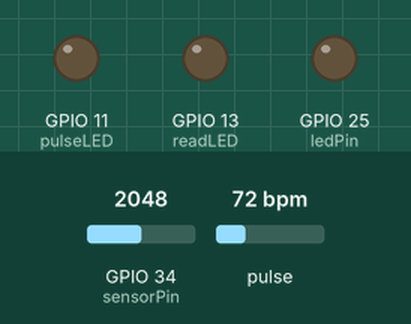
Recording of a sketch running on a simulated ESP32. Shown: output pins drawn as LEDs (lit = HIGH). The test bench sets the inputs (shaded band); at power-on: GPIO 34 (sensorPin) = 2048, pulse 72 bpm. WiFi joins after 1.5 s; servers stay silent unless stated; the Firebase database answers and starts empty; what the sketch prints to the serial monitor is not drawn.

Above: at 1.65 s.
Timing chart, 0 to 4.6 s (numbered marks = the images above):
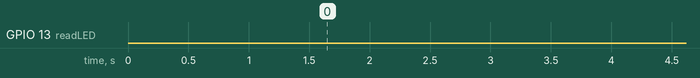

The sketch:

all_sensors.ino
```cpp
#include <Arduino.h>
#include <Wire.h>
#include "MAX30105.h"
#include <TinyGPSPlus.h>
#include <Firebase_ESP_Client.h>
MAX30105 particleSensor;
#define WIFI_SSID "WE"
#define WIFI_PASSWORD "02468024680"
#define MAX_BRIGHTNESS 255
//========================================

//Provide the token generation process info.
#include "addons/TokenHelper.h"

//Provide the RTDB payload printing info and other helper functions.
#include "addons/RTDBHelper.h"

// Defines the Digital Pin of the "On Board LED".

// Insert Firebase project API Key
#define API_KEY "YOUR_API_KEY"

// Insert RTDB URLefine the RTDB URL */
#define DATABASE_URL "YOUR_DATABASE_URL"
void maxim_heart_rate_and_oxygen_saturation(uint32_t* irBuffer, int32_t bufferLength, uint32_t* redBuffer, int32_t* spo2, int8_t* validSPO2, int32_t* heartRate, int8_t* validHeartRate);

// Define Firebase Data object.
FirebaseData fbdo;

// Define firebase authentication.
FirebaseAuth auth;

// Definee firebase configuration.
FirebaseConfig config;

//======================================== Millis variable to send/store data to firebase database.
unsigned long sendDataPrevMillis = 0;
const long sendDataIntervalMillis = 1000; //--> Sends/stores data to firebase database every 5 seconds.
//========================================

// Boolean variable for sign in status.
bool signupOK = false;


//________________________________________________________________________________ VOID SETUP
int val;
int tempPin = 33;
int cel;
bool Status = false;

#define Threshold 200
#define MQ2pin 32
float sensorValue;  //variable to store sensor value

             // we start, assuming no motion detected

// The TinyGPSPlus object

TinyGPSPlus gps;
#if defined(AVR_ATmega328P) || defined(AVR_ATmega168)
//Arduino Uno doesn't have enough SRAM to store 100 samples of IR led data and red led data in 32-bit format
//To solve this problem, 16-bit MSB of the sampled data will be truncated. Samples become 16-bit data.
uint16_t irBuffer[100]; //infrared LED sensor data
uint16_t redBuffer[100];  //red LED sensor data
#else
uint32_t irBuffer[100]; //infrared LED sensor data
uint32_t redBuffer[100];  //red LED sensor data
#endif

int32_t bufferLength; //data length
int32_t spo2; //SPO2 value
int8_t validSPO2; //indicator to show if the SPO2 calculation is valid
int32_t heartRate; //heart rate value
int8_t validHeartRate; //indicator to show if the heart rate calculation is valid

byte pulseLED = 11; //Must be on PWM pin
byte readLED = 13;


/* Flame Sensor analog example.
To test view the output, point a serial monitor such as Putty at your arduino.
*/

// lowest and highest sensor readings:
const int sensorMin = 0;     // sensor minimum
const int sensorMax = 1024;  // sensor maximum

//constants for the pins where sensors are plugged into.
const int sensorPin = 34; //LDR sensor pin
const int ledPin = 25; // Red LED

//Set up some global variables for the light level an initial value.
int lightInit;  // initial value
int lightVal;   // light reading
String firestatus="";
void displayInfo();
void setup() {

  // initialize serial communication @ 9600 baud:
  Serial.begin(9600);
  Serial.begin(115200);
  pinMode(pulseLED, OUTPUT);
  pinMode(readLED, OUTPUT);


  WiFi.mode(WIFI_STA);
  WiFi.begin(WIFI_SSID, WIFI_PASSWORD);
  Serial.println("---------------Connection");
  Serial.print("Connecting to : ");
  Serial.println(WIFI_SSID);
  while (WiFi.status() != WL_CONNECTED){
    Serial.print("."); delay(100);

  }
  Serial.println();
  Serial.print("Successfully connected to : ");
  Serial.println(WIFI_SSID);
  //Serial.print("IP : ");
  //Serial.println(WiFi.localIP());
  Serial.println("---------------");
  //----------------------------------------

  // Assign the api key (required).
  config.api_key = API_KEY;

  // Assign the RTDB URL (required).
  config.database_url = DATABASE_URL;

  // Sign up.
  Serial.println();
  Serial.println("---------------Sign up");
  Serial.print("Sign up new user... ");
  if (Firebase.signUp(&config, &auth, "", "")){
    Serial.println("ok");
    signupOK = true;
  }
  else{
    Serial.printf("%s\n", config.signer.signupError.message.c_str());
  }
  Serial.println("---------------");

  // Assign the callback function for the long running token generation task.
  config.token_status_callback = tokenStatusCallback; //--> see addons/TokenHelper.h

  Firebase.begin(&config, &auth);
  Firebase.reconnectWiFi(true);


Serial.println("Initializing...");

  // Initialize sensor
  if (!particleSensor.begin(Wire, I2C_SPEED_FAST)) {
    Serial.println("MAX30102 was not found. Please check wiring/power. ");
    while (1);
  }
   Serial.println(F("Attach sensor to finger with rubber band. Press any key to start conversion"));
  byte ledBrightness = 60; //Options: 0=Off to 255=50mA
  byte sampleAverage = 4; //Options: 1, 2, 4, 8, 16, 32
  byte ledMode = 2; //Options: 1 = Red only, 2 = Red + IR, 3 = Red + IR + Green
  byte sampleRate = 100; //Options: 50, 100, 200, 400, 800, 1000, 1600, 3200
  int pulseWidth = 411; //Options: 69, 118, 215, 411
  int adcRange = 4096;
  while (Serial.available() == 0) ; //wait until user presses a key
  Serial.read();
  //The LEDs are very low power and won't affect the temp reading much but
  //you may want to turn off the LEDs to avoid any local heating
  particleSensor.setup(0);
  particleSensor.setup(ledBrightness, sampleAverage, ledMode, sampleRate, pulseWidth, adcRange); //Configure sensor with these settings //Configure sensor. Turn off LEDs

  particleSensor.enableDIETEMPRDY(); //Enable the temp ready interrupt. This is required.

  // We'll set up the LED pin to be an output.
  pinMode(ledPin, OUTPUT);
  lightInit = analogRead(sensorPin);
  //we will take a single reading from the light sensor and store it in the lightCal
  //variable. This will give us a prelinary value to compare against in the loop

Serial.println("MQ2 warming up!");// allow the MQ2 to warm up
  delay(100);


}


void loop() {
    if (Firebase.ready() && signupOK && (millis() - sendDataPrevMillis > sendDataIntervalMillis || sendDataPrevMillis == 0)){
    sendDataPrevMillis = millis();
    lightVal = analogRead(sensorPin);
    delay(100);
      Serial.println("lightVal =");
      Serial.println(lightVal);
      if (Firebase.RTDB.getBool(&fbdo, "Flash/Status")) {
      if(fbdo.dataType() == "boolean"){
        Status = fbdo.boolData();
        if(Status==true){
          digitalWrite(ledPin, HIGH);
          Serial.println("Light turned on");
        }else{
          // If lightVal is less than the initial reading within a threshold, it is dark.
          if (lightVal  - lightInit < 500)

  {
    digitalWrite(ledPin, LOW); // Turn off the light
            Serial.println("Light turned off");
 // turn on light
    } else if (lightVal > 1800) {
            digitalWrite(ledPin, HIGH); // Turn on the light
            Serial.println("Light turned on");
          }
  }

      }

        }
    else {
      Serial.println("FAILED");
      Serial.println("REASON: " + fbdo.errorReason());
    }


  Serial.println();


    delay(100);
  bufferLength = 100; //buffer length of 100 stores 4 seconds of samples running at 25sps

  //read the first 100 samples, and determine the signal range
  for (byte i = 0 ; i < bufferLength ; i++)
  {
    while (particleSensor.available() == false) //do we have new data?
      particleSensor.check(); //Check the sensor for new data

    redBuffer[i] = particleSensor.getRed();
    irBuffer[i] = particleSensor.getIR();
    particleSensor.nextSample(); //We're finished with this sample so move to next sample

    Serial.print(F("red="));
    Serial.print(redBuffer[i], DEC);
    Serial.print(F(", ir="));
    Serial.println(irBuffer[i], DEC);
  }
  //calculate heart rate and SpO2 after first 100 samples (first 4 seconds of samples)
  maxim_heart_rate_and_oxygen_saturation(irBuffer, bufferLength, redBuffer, &spo2, &validSPO2, &heartRate, &validHeartRate);
    //Continuously taking samples from MAX30102.  Heart rate and SpO2 are calculated every 1 second
  while (1)
  {
    //dumping the first 25 sets of samples in the memory and shift the last 75 sets of samples to the top
    for (byte i = 25; i < 100; i++)
    {
      redBuffer[i - 25] = redBuffer[i];
      irBuffer[i - 25] = irBuffer[i];
    }

    //take 25 sets of samples before calculating the heart rate.
    for (byte i = 75; i < 100; i++)
    {
      while (particleSensor.available() == false) //do we have new data?
        particleSensor.check(); //Check the sensor for new data

      digitalWrite(readLED, !digitalRead(readLED)); //Blink onboard LED with every data read

      redBuffer[i] = particleSensor.getRed();
      irBuffer[i] = particleSensor.getIR();
      particleSensor.nextSample(); //We're finished with this sample so move to next sample

      //send samples and calculation result to terminal program through UART
      Serial.print(F("red="));
      Serial.print(redBuffer[i], DEC);
      Serial.print(F(", ir="));
      Serial.print(irBuffer[i], DEC);

      Serial.print(F(", HR="));
      Serial.print(heartRate, DEC); // PRINT THE HEARTRATE VALUE
if (Firebase.RTDB.setInt(&fbdo, "Body/Heart Beat",heartRate)) {
    Serial.println( ); Serial.println("heartBeat =");Serial.println(heartRate); ;
    Serial. print(" - successfully saved to :" +fbdo.dataPath());
        Serial.println( " (" + fbdo.dataType() + ")");

    }
    else {
      Serial.println("FAILED");
      Serial.println("REASON: " + fbdo.errorReason());
    }

      Serial.print(F(", SPO2="));
      Serial.print(spo2, DEC); // PRINT THE PERCENTAGE OF OXYGEN IN BLOOD VALUE
        if (Firebase.RTDB.setInt(&fbdo, "Body/Blood Ox",spo2)) {
    Serial.println( ); Serial.println("SpO2 =");Serial.println(spo2); ;
    Serial. print(" - successfully saved to :" +fbdo.dataPath());
        Serial.println( " (" + fbdo.dataType() + ")");

    }
    else {
      Serial.println("FAILED");
      Serial.println("REASON: " + fbdo.errorReason());
    }

    }

    //After gathering 25 new samples recalculate HR and SP02
    maxim_heart_rate_and_oxygen_saturation(irBuffer, bufferLength, redBuffer, &spo2, &validSPO2, &heartRate, &validHeartRate);
  }
  delay(200);

    Serial.println();

    // Temperature body using MAX3010
  int temperature = particleSensor.readTemperature();

  Serial.print("temperatureC=");
  Serial.print(temperature, 4);
  Serial.println();

  float temperatureF = particleSensor.readTemperatureF();

  Serial.print(" temperatureF=");
  Serial.print(temperatureF, 4);
if (Firebase.RTDB.setInt(&fbdo, "Body/Temperature",temperature)) {
    Serial.println( ); Serial.print (temperature) ;
    Serial. print(" - successfully saved to :" +fbdo.dataPath());
        Serial.println( " (" + fbdo.dataType() + ")");

    }
    else {
      Serial.println("FAILED");
      Serial.println("REASON: " + fbdo.errorReason());
    }

  Serial.println();

  sensorValue = analogRead(MQ2pin); // read analog input pin 0

  Serial.print("Sensor Value Smoke: ");
  Serial.print(sensorValue);

  if(sensorValue > Threshold)
  {
    Serial.print(" | Smoke detected!");
  }

  Serial.println("");
  if (Firebase.RTDB.setFloat(&fbdo, "Smoke/Value",sensorValue)) {
    Serial.println( ); Serial.print (sensorValue) ;
    Serial. print(" - successfully saved to :" +fbdo.dataPath());
        Serial.println( " (" + fbdo.dataType() + ")");

    }
    else {
      Serial.println("FAILED");
      Serial.println("REASON: " + fbdo.errorReason());
    }
  delay(100); // wait 2s for next reading

    Serial.println();
    Serial.println("---------------Store Battery temp");
    val = analogRead(tempPin);
    float mv = ( val/1024.0)*5000;
    int cel = mv/50;
    float farh = (cel*9)/5 + 32;

    Serial.print("TEMPRATURE = ");
    Serial.print(cel);
    Serial.print("*C");
    Serial.println();
    delay(100);
    //temperature using lm35
  if (Firebase.RTDB.setInt(&fbdo, "Battery/Temperature",cel)) {
    Serial.println( ); Serial.print (cel) ;
    Serial. print(" - successfully saved to :" +fbdo.dataPath());
        Serial.println( " (" + fbdo.dataType() + ")");

    }
    else {
      Serial.println("FAILED");
      Serial.println("REASON: " + fbdo.errorReason());
    }
  while (Serial2.available() > 0) {
    if (gps.encode(Serial2.read())) {
      displayInfo();
    }
  }

  if (millis() > 5000 && gps.charsProcessed() < 10) {
    Serial.println(F("No GPS detected: check wiring."));
    // Handle the GPS error here, you can choose to continue the loop even if GPS is not detected
  }
  delay(200);
   if (gps.location.isValid()) {
     double latitude = gps.location.lat();
      double longitude = gps.location.lng();
        if (Firebase.RTDB.setDouble(&fbdo, "Location/Latitude",latitude)) {
    Serial.println( ); Serial.print (latitude) ;
    Serial. print(" - successfully saved to :" +fbdo.dataPath());
        Serial.println( " (" + fbdo.dataType() + ")");

    }
    else {
      Serial.println("FAILED");
      Serial.println("REASON: " + fbdo.errorReason());
    }
    Serial.println();
    if (Firebase.RTDB.setDouble(&fbdo, "Location/longitude",longitude)) {
    Serial.println( ); Serial.print (longitude) ;
    Serial. print(" - successfully saved to :" +fbdo.dataPath());
        Serial.println( " (" + fbdo.dataType() + ")");

    }
    else {
      Serial.println("FAILED");
      Serial.println("REASON: " + fbdo.errorReason());
    }

  }
  Serial.println();

    }
}
void displayInfo() {
  Serial.print(F("Location: "));
  if (gps.location.isValid()) {
    Serial.print("Lat: ");
    Serial.print(gps.location.lat(), 6);
    Serial.print(F(","));
    Serial.print("Lng: ");
    Serial.print(gps.location.lng(), 6);
    Serial.println();
  } else {
    Serial.print(F("INVALID"));
  }
}

void updateSerial() {
  delay(1000);
  while (Serial.available()) {
    Serial2.write(Serial.read()); //Forward what Serial received to Software Serial Port
  }
  while (Serial2.available()) {
    Serial.write(Serial2.read()); //Forward what Software Serial received to Serial Port
  }

}
```

Measured:
- by itself, GPIO 13 (readLED): LOW → HIGH at 6.0 s, → LOW 0.31 s later, → HIGH 0.31 s later, → LOW 0.31 s later, … (395 changes in this stretch)
